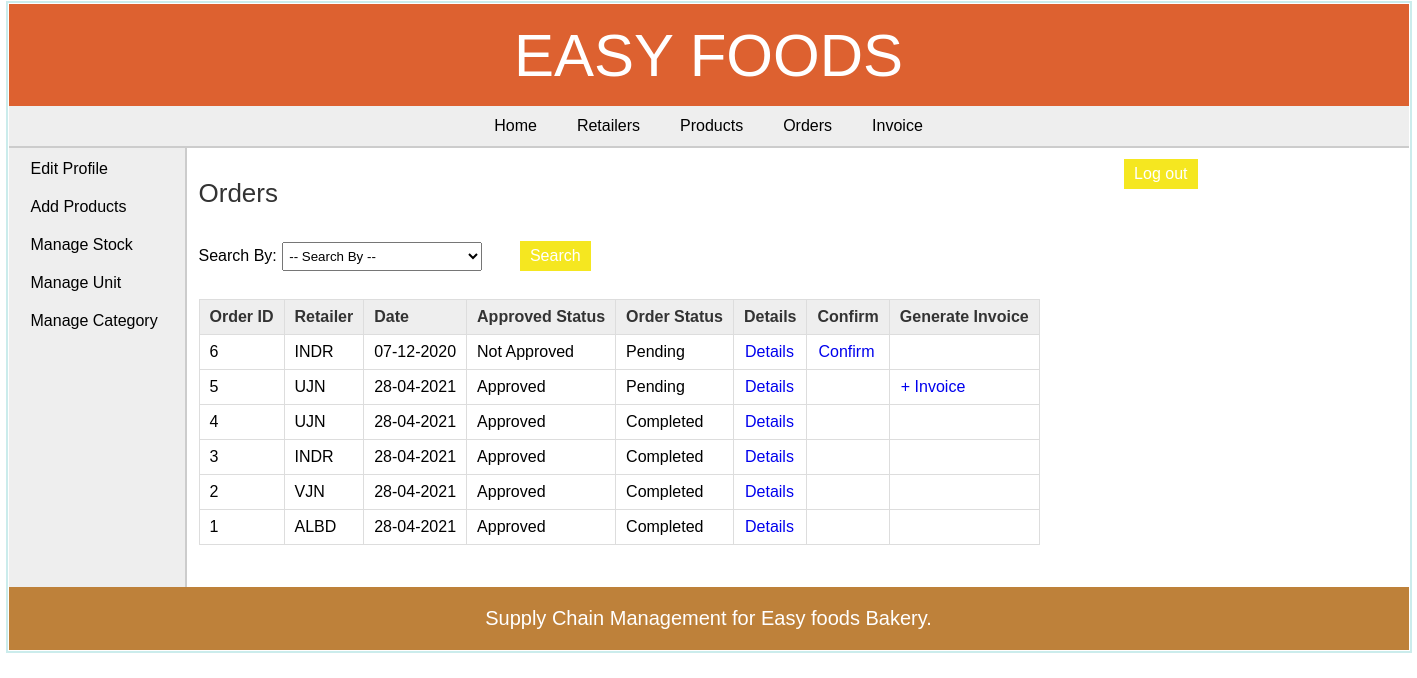
/manufacturer/view_orders.php (signed in), run on the app's committed database.
### tables this page shows
CREATE TABLE `orders` (
  `order_id` int(11) NOT NULL,
  `date` date NOT NULL,
  `retailer_id` int(11) NOT NULL,
  `approved` tinyint(1) NOT NULL DEFAULT 1,
  `status` tinyint(1) NOT NULL DEFAULT 0,
  `total_amount` decimal(10,3) NOT NULL
);

CREATE TABLE `area` (
  `area_id` int(11) NOT NULL,
  `area_name` varchar(50) NOT NULL,
  `area_code` varchar(10) NOT NULL
);

### manufacturer/view_orders.php (the view, shortened to what this page needs)
<?php
	require("../includes/config.php");
		if(isset($_SESSION['manufacturer_login'])) {
			$error = "";
			if($_SERVER['REQUEST_METHOD'] == "POST") {
				if(isset($_POST['cmbFilter'])) {
					if(!empty($_POST['txtId'])) {
						$result = validate_number($_POST['txtId']);
						if($result == 1) {
							$order_id = $_POST['txtId'];
							$query_selectOrder = "SELECT * FROM orders,retailer,area WHERE orders.retailer_id=retailer.retailer_id AND retailer.area_id=area.area_id AND order_id='$order_id'";
							$result_selectOrder = mysqli_query($con,$query_selectOrder);
							$row_selectOrder = mysqli_fetch_array($result_selectOrder);
							if(empty($row_selectOrder)){
							   $error = "* No order was found with this ID";
							}
							else {
								mysqli_data_seek($result_selectOrder,0);
							}
						}
						else {
							$error = "* Invalid ID";
						}
					}
					else if(!empty($_POST['cmbRetailer'])) {
						$retailer_id = $_POST['cmbRetailer'];
						$query_selectOrder = "SELECT * FROM orders,retailer,area WHERE orders.retailer_id=retailer.retailer_id AND retailer.area_id=area.area_id AND orders.retailer_id='$retailer_id' ORDER BY approved,status,order_id DESC";
						$result_selectOrder = mysqli_query($con,$query_selectOrder);
						$row_selectOrder = mysqli_fetch_array($result_selectOrder);
						if(empty($row_selectOrder)){
						   $error = "* No order was found of the selected Retailer";
						}
						else {
							mysqli_data_seek($result_selectOrder,0);
						}
					}
					else if(!empty($_POST['txtDate'])) {
						$date = $_POST['txtDate'];
						$query_selectOrder = "SELECT * FROM orders,retailer,area WHERE orders.retailer_id=retailer.retailer_id AND retailer.area_id=area.area_id AND date='$date'";
						$result_selectOrder = mysqli_query($con,$query_selectOrder);
						$row_selectOrder = mysqli_fetch_array($result_selectOrder);
						if(empty($row_selectOrder)){
						   $error = "* No order was found with the selected Date";
						}
						else {
							mysqli_data_seek($result_selectOrder,0);
						}
					}
					else if(!empty($_POST['cmbStatus'])) {
						if($_POST['cmbStatus'] == "zero") {
							$status = 0;
						}
						else {
							$status = $_POST['cmbStatus'];
						}
						$query_selectOrder = "SELECT * FROM orders,retailer,area WHERE orders.retailer_id=retailer.retailer_id AND retailer.area_id=area.area_id AND status='$status' ORDER BY approved,order_id DESC";
						$result_selectOrder = mysqli_query($con,$query_selectOrder);
						$row_selectOrder = mysqli_fetch_array($result_selectOrder);
						if(empty($row_selectOrder)){
						   $error = "* No order was found";
						}
						else {
							mysqli_data_seek($result_selectOrder,0);
						}
					}
					else if(!empty($_POST['cmbApproved'])) {
						if($_POST['cmbStatus'] == "zero") {
							$approved = 0;
						}
						else {
							$approved = $_POST['cmbApproved'];
						}
						$query_selectOrder = "SELECT * FROM orders,retailer,area WHERE orders.retailer_id=retailer.retailer_id AND retailer.area_id=area.area_id AND approved='$approved' ORDER BY order_id DESC";
						$result_selectOrder = mysqli_query($con,$query_selectOrder);
						$row_selectOrder = mysqli_fetch_array($result_selectOrder);
						if(empty($row_selectOrder)){
						   $error = "* No order was found";
						}
						else {
							mysqli_data_seek($result_selectOrder,0);
						}
					}
					else {
						$error = "* Please enter the data to search for.";
					}
				}
				else {
					$error = "Please choose an option to search for.";
				}
			}
			else {
				$query_selectOrder = "SELECT * FROM orders,retailer,area WHERE orders.retailer_id=retailer.retailer_id AND retailer.area_id=area.area_id ORDER BY approved,status,order_id DESC;";
				$result_selectOrder = mysqli_query($con,$query_selectOrder);
			}
		}
		else {
			header('Location:../index.php');
		}
?>
<!DOCTYPE html>
<html>
<head>
	<link rel="stylesheet" href="../includes/main_style.css" >
	<link rel="stylesheet" href="css/smoothness/jquery-ui.css">
</head>
<body>
	<?php
		include("../includes/header.inc.php");
		include("../includes/nav_manufacturer.inc.php");
		include("../includes/aside_manufacturer.inc.php");
	?>
	<section>
		<h1>Orders</h1>
		<form action="" method="POST" class="form">
			Search By:
			<div class="input-box">
			<select name="cmbFilter" id="cmbFilter">
			<option value="" disabled selected>-- Search By --</option>
			</select>
			</div>
			<div class="input-box"> <input type="text" name="txtId" id="txtId" style="display:none;" /> </div>
			<div class="input-box">
			</div>
			<div class="input-box"> <input type="text" id="datepicker" name="txtDate" style="display:none;"/> </div>
			<div class="input-box">
			</div>
			<div class="input-box">
			</div>
			<input type="submit" class="submit_button" value="Search" /> <span class="error_message"> <?php echo $error; ?> </span>
		</form>
		<form action="" method="POST" class="form">
		<table class="table_displayData" style="margin-top:20px;">
			<tr>
				<th> Order ID </th>
				<th> Retailer </th>
				<th> Date </th>
				<th> Approved Status </th>
				<th> Order Status </th>
				<th> Details </th>
				<th> Confirm </th>
				<th> Generate Invoice </th>
			</tr>
			<?php $i=1; while($row_selectOrder = mysqli_fetch_array($result_selectOrder)) { ?>
			<tr>
				<td> <?php echo $row_selectOrder['order_id']; ?> </td>
				<td> <?php echo $row_selectOrder['area_code']; ?> </td>
				<td> <?php echo date("d-m-Y",strtotime($row_selectOrder['date'])); ?> </td>
				<td>
					<?php
						if($row_selectOrder['approved'] == 0) {
							echo "Not Approved";
						}
						else {
							echo "Approved";
						}
					?>
				</td>
				<td>
					<?php
						if($row_selectOrder['status'] == 0) {
							echo "Pending";
						}
						else {
							echo "Completed";
						}
					?>
				</td>
				<td> <a href="view_order_items.php?id=<?php echo $row_selectOrder['order_id']; ?>">Details</a> </td>
				<td>
					<?php
						if($row_selectOrder['approved'] == 0) {
							echo "<a href=\"confirm_order.php?id=".$row_selectOrder['order_id']."\">Confirm</a>";
						}
						else {
						}
					?>
				</td>
				<td>
					<?php
						if($row_selectOrder['approved'] == 1 && $row_selectOrder['status'] == 0) {
						?>
							<a href="generate_invoice.php?id=<?php echo $row_selectOrder['order_id']; ?>">+ Invoice</a>
						<?php
						}
						?>
				</td>
			</tr>
			<?php $i++; } ?>
		</table>
		</form>
	</section>
	<?php
		include("../includes/footer.inc.php");
	?>
</body>
</html>

### includes/main_style.css (style rules this page uses)
* { font-family: arial,sans-serif; margin:0px; padding:1px; }
body { width:1400px; margin:auto; border:2px solid #cbecec; }
a { text-decoration:none; }
.input-box { display:inline-block; margin:5px 0px; }
.input-box select { padding:5px 2px; width:200px; margin:auto; }
.submit_button { font-size:16px; margin-top:20px; margin-right:20px; padding:6px 10px; background-color:#f5e720; border:none; color:white; }
.error_message { margin-left:5px; color:red; }
section { width:1000px; padding:10px; padding-bottom:40px; }
section h1 { margin-bottom:10px; font-weight:normal; color:#333; font-size: 26px; }
table { border-collapse: collapse; }
.table_displayData td, .table_displayData th { border:1px solid #ddd; padding: 8px 10px; text-align: left; }
.table_displayData th { background-color:#eee; color:#333; }

### data on the page
orders: order_id "6", area.area_code "INDR", date "07-12-2020", approved "Not Approved", status "Pending"
orders: order_id "5", area.area_code "UJN", date "28-04-2021", approved "Approved", status "Pending"
orders: order_id "4", area.area_code "UJN", date "28-04-2021", approved "Approved", status "Completed"
orders: order_id "3", area.area_code "INDR", date "28-04-2021", approved "Approved", status "Completed"
orders: order_id "2", area.area_code "VJN", date "28-04-2021", approved "Approved", status "Completed"
orders: order_id "1", area.area_code "ALBD", date "28-04-2021", approved "Approved", status "Completed"
